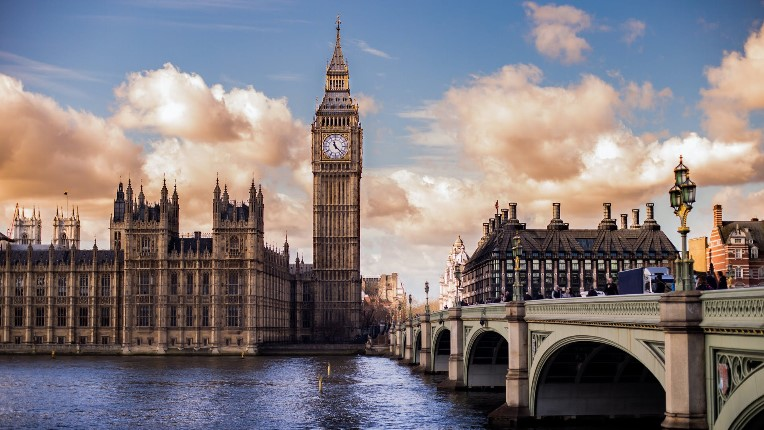
#> input picture images/test1.jpg, 764 x 430 px
$ python quantize_image.py
#> lines starting #> are read from the running program, lines starting #| are printed output that depends on the picture
import numpy as np
import matplotlib.pyplot as plt
from matplotlib.colors import LogNorm
# %matplotlib inline

from sklearn.mixture import GaussianMixture
from sklearn.cluster import KMeans

from scipy.stats import multivariate_normal

import imageio
import cv2

# write your code here

def get_quantised_image_k(model):
    model.fit(X)
    cluster_assignments = model.predict(X)
    X_quant = np.array([model.cluster_centers_[c] for c in cluster_assignments])

    return X_quant.reshape((w, h, 3)).astype(np.uint8)


def get_quantised_image_em(model):
    model.fit(X)
    cluster_assignments = model.predict(X)
    X_quant = np.array([model.means_[c] for c in cluster_assignments])

    return X_quant.reshape((w, h, 3)).astype(np.uint8)

my_image = "test1.jpg"

file_name = "images/" + my_image
image = np.array(imageio.imread(file_name))
#> image is the input picture: shape (430, 764, 3); mean R, G, B 130.4, 122.4, 125.2
#
# plt.figure(figsize=(10,10))
# cv2.imshow("Original",image)
# cv2.waitKey(5)

w, h, _ = image.shape
#> w = 430; h = 764
X = image.reshape((w * h, 3))
k_means = KMeans(25)

gmm = GaussianMixture(n_components=20, max_iter=10, warm_start=True, init_params='random', tol=1e-8)
# print("Starting quant K...")
# new_image_k = get_quantised_image_k(k_means)
# print("End quant K...")
print("Starting quant EM...")
new_image_em = get_quantised_image_em(gmm)
#> in get_quantised_image_em, `return X_quant.reshape((w, h, 3)).astype(np.uint8)`:
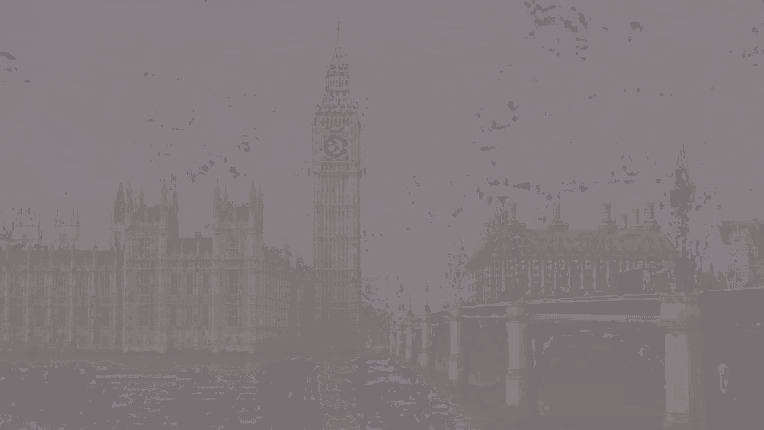
#> returned value: shape (430, 764, 3); mean of channels 0, 1, 2 130.1, 122.2, 125.1; drawn as R, G, B
print("End quant EM...")


# cv2.imshow("K means",new_image_k)
# cv2.waitKey(0)

cv2.imshow("EM alg",new_image_em)
cv2.waitKey(10)
